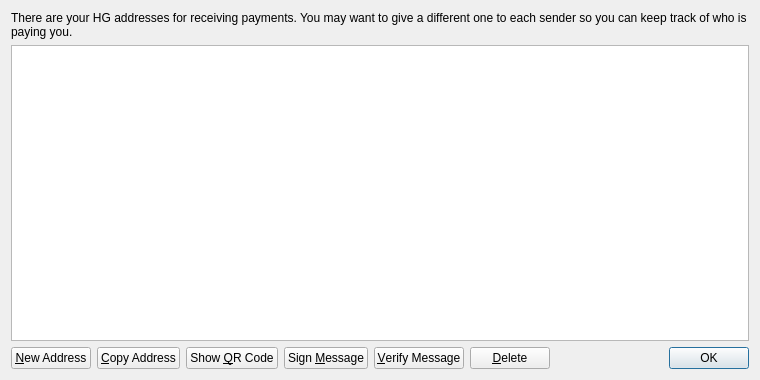
<?xml version="1.0" encoding="UTF-8"?>
<ui version="4.0">
 <class>AddressBookPage</class>
 <widget class="QWidget" name="AddressBookPage">
  <property name="geometry">
   <rect>
    <x>0</x>
    <y>0</y>
    <width>760</width>
    <height>380</height>
   </rect>
  </property>
  <property name="windowTitle">
   <string>Address Book</string>
  </property>
  <layout class="QVBoxLayout" name="verticalLayout">
   <item>
    <widget class="QLabel" name="labelExplanation">
     <property name="text">
      <string>There are your HG addresses for receiving payments. You may want to give a different one to each sender so you can keep track of who is paying you.</string>
     </property>
     <property name="textFormat">
      <enum>Qt::PlainText</enum>
     </property>
     <property name="wordWrap">
      <bool>true</bool>
     </property>
    </widget>
   </item>
   <item>
    <widget class="QTableView" name="tableView">
     <property name="contextMenuPolicy">
      <enum>Qt::CustomContextMenu</enum>
     </property>
     <property name="toolTip">
      <string>Double-click to edit address or label</string>
     </property>
     <property name="tabKeyNavigation">
      <bool>false</bool>
     </property>
     <property name="alternatingRowColors">
      <bool>true</bool>
     </property>
     <property name="selectionMode">
      <enum>QAbstractItemView::SingleSelection</enum>
     </property>
     <property name="selectionBehavior">
      <enum>QAbstractItemView::SelectRows</enum>
     </property>
     <property name="sortingEnabled">
      <bool>true</bool>
     </property>
     <attribute name="verticalHeaderVisible">
      <bool>false</bool>
     </attribute>
    </widget>
   </item>
   <item>
    <layout class="QHBoxLayout" name="horizontalLayout">
     <item>
      <widget class="QPushButton" name="newAddressButton">
       <property name="toolTip">
        <string>Create a new address</string>
       </property>
       <property name="text">
        <string>&amp;New Address</string>
       </property>
       <property name="icon">
        <iconset resource="../bitcoin.qrc">
         <normaloff>:/icons/add</normaloff>:/icons/add</iconset>
       </property>
      </widget>
     </item>
     <item>
      <widget class="QPushButton" name="copyToClipboard">
       <property name="toolTip">
        <string>Copy the currently selected address to the system clipboard</string>
       </property>
       <property name="text">
        <string>&amp;Copy Address</string>
       </property>
       <property name="icon">
        <iconset resource="../bitcoin.qrc">
         <normaloff>:/icons/editcopy</normaloff>:/icons/editcopy</iconset>
       </property>
      </widget>
     </item>
     <item>
      <widget class="QPushButton" name="showQRCode">
       <property name="text">
        <string>Show &amp;QR Code</string>
       </property>
       <property name="icon">
        <iconset resource="../bitcoin.qrc">
         <normaloff>:/icons/qrcode</normaloff>:/icons/qrcode</iconset>
       </property>
      </widget>
     </item>
     <item>
      <widget class="QPushButton" name="signMessage">
       <property name="toolTip">
        <string>Sign a message to prove you own a HG address</string>
       </property>
       <property name="text">
        <string>Sign &amp;Message</string>
       </property>
       <property name="icon">
        <iconset resource="../bitcoin.qrc">
         <normaloff>:/icons/edit</normaloff>:/icons/edit</iconset>
       </property>
      </widget>
     </item>
     <item>
      <widget class="QPushButton" name="verifyMessage">
       <property name="toolTip">
        <string>Verify a message to ensure it was signed with a specified HG address</string>
       </property>
       <property name="text">
        <string>&amp;Verify Message</string>
       </property>
       <property name="icon">
        <iconset resource="../bitcoin.qrc">
         <normaloff>:/icons/transaction_0</normaloff>:/icons/transaction_0</iconset>
       </property>
      </widget>
     </item>
     <item>
      <widget class="QPushButton" name="deleteButton">
       <property name="toolTip">
        <string>Delete the currently selected address from the list</string>
       </property>
       <property name="text">
        <string>&amp;Delete</string>
       </property>
       <property name="icon">
        <iconset resource="../bitcoin.qrc">
         <normaloff>:/icons/remove</normaloff>:/icons/remove</iconset>
       </property>
      </widget>
     </item>
     <item>
      <spacer name="horizontalSpacer">
       <property name="orientation">
        <enum>Qt::Horizontal</enum>
       </property>
       <property name="sizeHint" stdset="0">
        <size>
         <width>40</width>
         <height>20</height>
        </size>
       </property>
      </spacer>
     </item>
     <item>
      <widget class="QDialogButtonBox" name="buttonBox">
       <property name="sizePolicy">
        <sizepolicy hsizetype="Maximum" vsizetype="Fixed">
         <horstretch>0</horstretch>
         <verstretch>0</verstretch>
        </sizepolicy>
       </property>
       <property name="standardButtons">
        <set>QDialogButtonBox::Ok</set>
       </property>
      </widget>
     </item>
    </layout>
   </item>
  </layout>
 </widget>
 <resources>
  <include location="../bitcoin.qrc"/>
 </resources>
 <connections/>
</ui>
